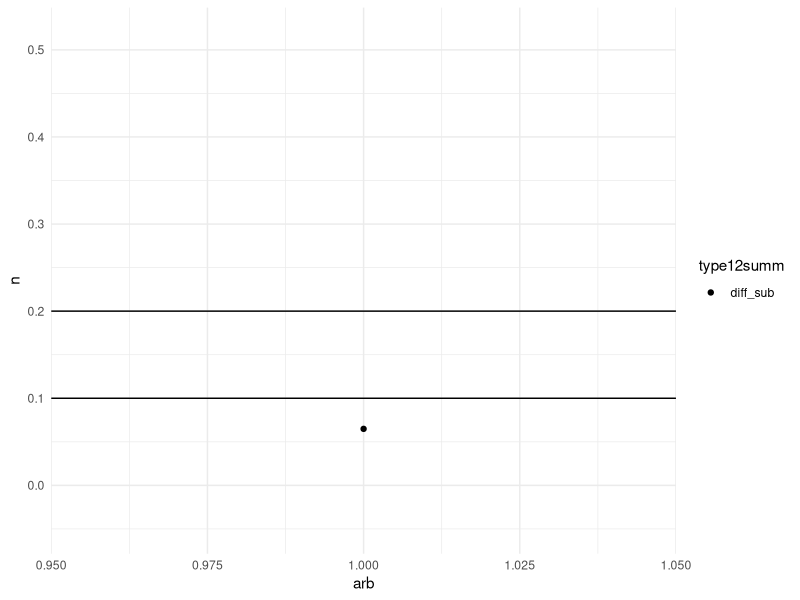
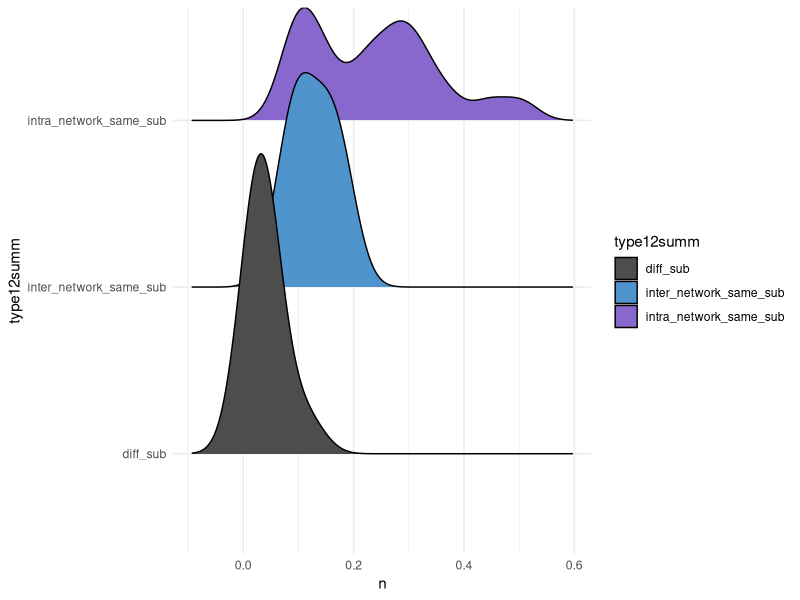
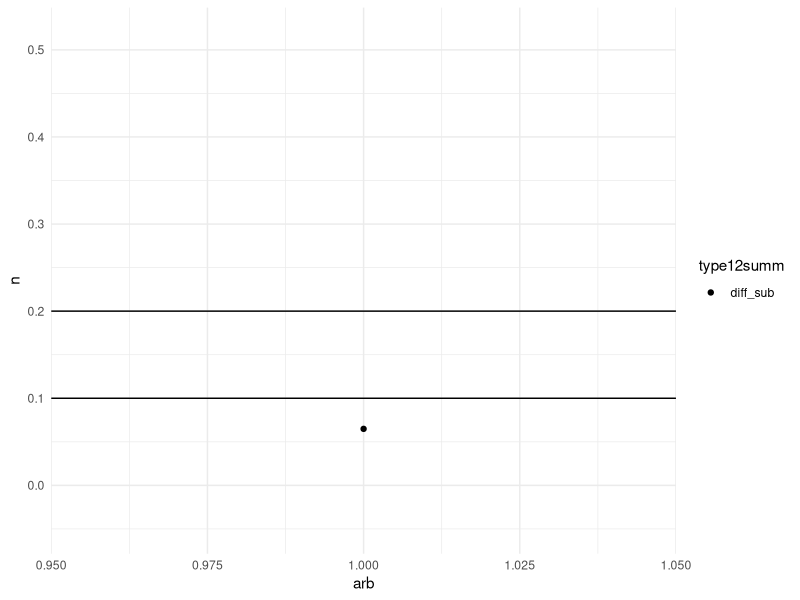
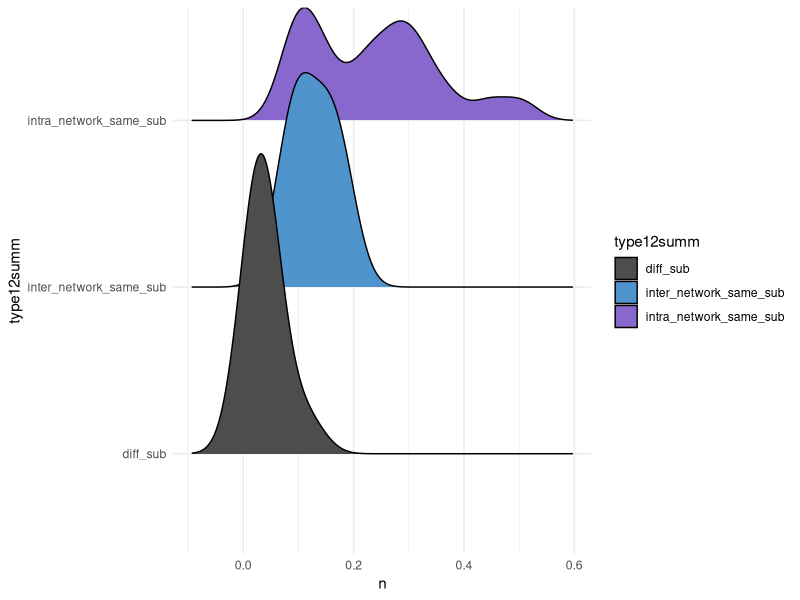

Write the R code that produced these figures, in order.
# Name:     04_all_by_all_rin_compare.R
# Updated:  20230501
# Author:   Andrew Kleist

# packages, working directory
setwd("~/Desktop/Volkman_Lab/BABU_VOLKMAN/CHEMOKINE_PRJ/Data/chemokine_gpcr_ms/")
library(tidyverse)
library(ggridges)

##### FUNCTIONS ################################################################

GetContactVenn <- function(PDB1, PDB2){
  # Defines percentage of contacts shared (intersection) for 2 PDBs
  # compared to unique contacts in each PDB
  set1 <- read_csv("05_integrate/output/RIN_CONS_CLASS.csv") %>% 
    filter(file == PDB1) %>%
    select(file, source_gnccn, target_gnccn) %>%
    unique() %>%
    select(-file)

  set2 <- read_csv("05_integrate/output/RIN_CONS_CLASS.csv") %>% 
    filter(file == PDB2) %>%
    select(file, source_gnccn, target_gnccn) %>%
    unique() %>%
    select(-file)
  
  set1.not.set2 <- setdiff(set1, set2)
  set2.not.set1 <- setdiff(set2, set1)
  set1.i.set2 <- intersect(set1, set2)
  rm(set1, set2)
  
  return(nrow(set1.i.set2)/(nrow(set1.not.set2) + nrow(set2.not.set1) + nrow(set1.i.set2)))
}

################################################################################

# define all PDBs
pdbs <- c("5uiw", "7o7f", "7f1r", "zheng",
          "7vl9", "7xa3", "7f1t", "6wwz",
          "6lfo", "ngo",
          "7sk3", "7xbx",
          "4rws", "4xt1", "5wb2")

# create empty df and fill with pairwise RIN PIDs
df <- NULL

for (i in pdbs){
  for (j in pdbs){
    data <- GetContactVenn(i, j)
    temp <- data.frame(data, paste0(i), paste0(j))
    df <- rbind(df, temp)
  }
}
rm(temp, i, j, data)
colnames(df) <- c("rin_pid", "pdb1", "pdb2")

# make matrix, choose upper triangle
# temp <- df
df <- df %>% pivot_wider(names_from = pdb1, values_from = rin_pid)
df <- as.matrix(df)
rownames(df) <- df[,1]
df <- df[, -1]

# remake data frame
df[upper.tri(df)]<-NA
df <- as.data.frame(df)
df$a <- rownames(df)
df <- df %>% pivot_longer(cols = 1:(ncol(df)-1), names_to = "b", values_to = "n"  )

# remove NAs
df <- df %>% drop_na(n)

# make numeric
df$n <- as.numeric(df$n)

# # remove identical pairwise comparisons
# # choose 1 CCL5:CCR5 example, remove viral-containing
df <- df %>% filter(a != b)
# df <- df %>% filter(!(a %in% c("zheng", "7o7f", "7f1r", "4xt1", "5wb2", "4rws", "7sk3")))
# df <- df %>% filter(!(b %in% c("zheng", "7o7f", "7f1r", "4xt1", "5wb2", "4rws", "7sk3")))
# 


# add chemokine, receptor information
chemokine <- c("CCL5", "CCL5", "CCL5", "CCL5", 
               "CCL15", "CCL2", "CCL3", "CCL20", 
               "CXCL8", "CXCL12", "CXCL12",
               "CX3CL1", "vMIPII", "CX3CL1", "CX3CL1"
               )

receptor <- c("CCR5", "CCR5", "CCR5", "CCR5", 
              "CCR1", "CCR2", "CCR5", "CCR6",
              "CXCR2", "CXCR4",
              "ACKR3", "CX3CR1",
              "CXCR4", "US28", "US28")
lookup <- data.frame(pdbs, chemokine, receptor)

# map chemokine/receptor names to df, unite columns
df$ck1 <- lookup$chemokine[match(unlist(df$a), lookup$pdbs)]
df$ckr1 <- lookup$receptor[match(unlist(df$a), lookup$pdbs)]
df$ck2 <- lookup$chemokine[match(unlist(df$b), lookup$pdbs)]
df$ckr2 <- lookup$receptor[match(unlist(df$b), lookup$pdbs)]
df <- df %>% unite(ck1_ck2, c(ck1, ck2))
df <- df %>% unite(ckr1_ckr2, c(ckr1, ckr2))
rm(lookup)

# 
ccl5_rltd <- data.frame(pdb = c("5uiw", "7o7f", "7f1r", "zheng", "7vl9", "7xa3", "7f1t","5uiw", "7o7f", "7f1r", "zheng", "7vl9", "7xa3", "7f1t"), type = "ccl5_rltd")
other_cc <- data.frame(pdb = c("6wwz"), type = "other_cc")
cxc <- data.frame(pdb = c("6lfo", "ngo"), type = "cxc")
other <- data.frame(pdb = c("7sk3", "7xbx"), type = "other")
viral <- data.frame(pdb = c("4rws", "4xt1", "5wb2"), type = "viral")
lookup <- rbind(ccl5_rltd,other_cc, cxc, other, viral)
rm(ccl5_rltd,other_cc, cxc, other, viral)

df$type1 <- lookup$type[match(unlist(df$a), lookup$pdb)]
df$type2 <- lookup$type[match(unlist(df$b), lookup$pdb)]
df <- df %>% unite(type12, c(type1, type2))
df <- df %>% 
  mutate(type12summ = case_when(
    type12 %in% c("ccl5_rltd_ccl5_rltd") ~ "intra_network_same_sub",
    type12 %in% c("cxc_cxc", "other_cc_ccl5_rltd") ~ "inter_network_same_sub",
    type12 %in% c("cxc_ccl5_rltd", "other_other_cc", "cxc_other_cc", "other_ccl5_rltd", "other_cxc", "other_other") ~ "diff_sub",
    type12 %in% c("viral_ccl5_rltd", "viral_other_cc", "viral_cxc", "viral_other", "viral_viral") ~ "viral"
  ))

# # add comparison-type column
# cc <- data.frame(pdb = c("5uiw", "7o7f", "7f1r", "zheng", "7vl9", "7xa3", "7f1t", "6wwz"), type = "cc")
# cxc <- data.frame(pdb = c("6lfo", "ngo"), type = "cxc")
# other <- data.frame(pdb = c("7sk3", "7xbx"), type = "other")
# viral <- data.frame(pdb = c("4rws", "4xt1", "5wb2"), type = "viral")
# lookup <- rbind(cc, cxc, other, viral)
# rm(cc, cxc, other, viral)
# 
# df$type1 <- lookup$type[match(unlist(df$a), lookup$pdb)]
# df$type2 <- lookup$type[match(unlist(df$b), lookup$pdb)]
# df <- df %>% unite(type12, c(type1, type2))
# df <- df %>% 
#   mutate(type12summ = case_when(
#     type12 %in% c("cc_cc", "cxc_cxc") ~ "intra_sub",
#     type12 %in% c("cxc_cc", "other_cc", "other_cxc", "other_other") ~ "inter_sub",
#     type12 %in% c("viral_cc", "viral_cxc", "viral_other", "viral_viral") ~ "viral"
# ))


median(df$n)

# plot
df$arb <- c(1)
df %>%
  filter(type12summ != "viral") %>%
  filter(a == "ngo" & b == "7vl9") %>%
  ggplot(aes(arb, n, fill = type12summ)) +
  # geom_violin(trim = FALSE) +
  geom_point() +
  # geom_jitter(shape = 21, colour = "black",  size = 6, stroke = 0.5) +
  ylim(-0.05, 0.52) +
  geom_hline(yintercept = c(0.1, 0.2)) +
  scale_fill_manual(values=c("grey30",  "steelblue3",  "mediumpurple3")) + # "slateblue"/ "dogerblue4" also works
  theme_minimal()

ggsave(filename = "rin_pct_compare_dot.pdf", 
       plot = last_plot(), path = "F4/output/",
       width = 3.5,
       height = 6)

df %>%
  filter(type12summ != "viral") %>%
  ggplot(aes(x = n, y = type12summ, fill = type12summ)) +
  geom_density_ridges() +
  scale_fill_manual(values=c("grey30",  "steelblue3",  "mediumpurple3")) + # "slateblue"/ "dogerblue4" also works
  theme_minimal() 

ggsave(filename = "rin_pct_compare_ridge.pdf", 
       plot = last_plot(), path = "F4/output/",
       width = 8,
       height = 3)
